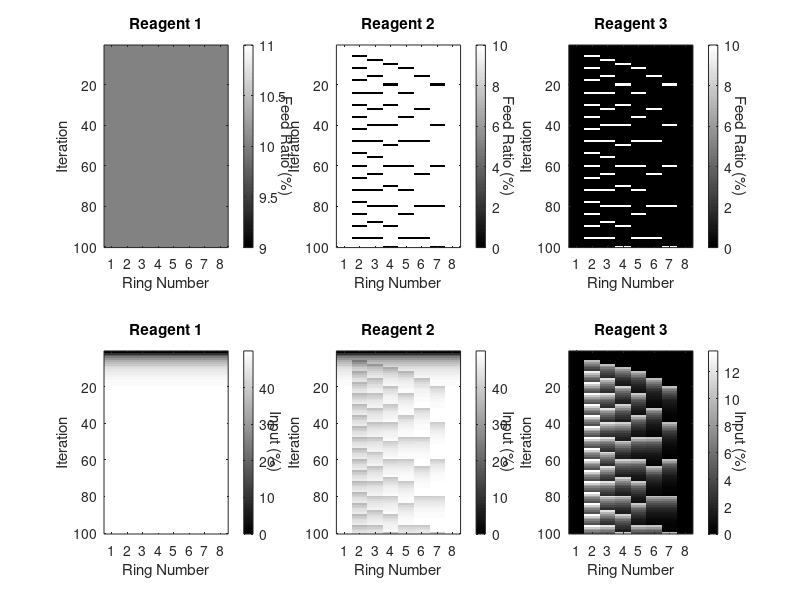

Write the MATLAB code that produced this figure.
clear all
close all
%% initialize

numIter=100; % number of iterations
numRings=8; % number of reactors
numReagents=3; % number of reagents

feedRatio=zeros(numIter,numRings,numReagents); % feed ratio for each step and reactor and reagent
input=zeros(numIter,numRings,numReagents); % input kinetics

RR=20; % total refresh ratio for each step

reagentPorts=[3,5,7]; % ports with reagents
waterPort=1;
reagentLogic=[0,-1,1]; % 0: no input, 1: periodic input, -1: anti-input to fill volume

ringInPeriod=[0,6,8,10,12,16,20,0];
%% generate feed matrix
for i=1:numIter
    for r=1:numRings
        for s=1:numReagents
            if reagentLogic(s)==1 && (~mod(i,ringInPeriod(r)))
                feedRatio(i,r,s)=RR/2;
            elseif reagentLogic(s)==-1 && (mod(i,ringInPeriod(r)))
                feedRatio(i,r,s)=RR/2;
            elseif reagentLogic(s)==0
                feedRatio(i,r,s)=RR/2;
            end
        end
    end
end

%% forward compute input kinetics
updateRule=@(RR,n,feed) (100-RR)/100*n + feed/100;
for i=2:numIter
    for r=1:numRings
        for s=1:numReagents
            input(i,r,s)=updateRule(RR,input(i-1,r,s),feedRatio(i,r,s));
        end
    end
end

%% plot feed matrix
colormap('gray')
figure(1)
for s=1:numReagents
    subplot(2,numReagents,s)
    imagesc(squeeze(feedRatio(:,:,s)))
    title(sprintf('Reagent %d',s))
    xticks(1:numRings)
    xlabel('Ring Number')
    ylabel('Iteration')
    hcb=colorbar;
    ylabel(hcb,'Feed Ratio (%)','Rotation',270)
end


for s=1:numReagents
    subplot(2,numReagents,s+numReagents)
    imagesc(squeeze(input(:,:,s))*100)
    title(sprintf('Reagent %d',s))
    xticks(1:numRings)
    xlabel('Ring Number')
    ylabel('Iteration')
    hcb=colorbar;
    ylabel(hcb,'Input (%)','Rotation',270)
end


%% feed matrix into xml
iterationStart=@(xml,id,iterations) [xml,...
    sprintf('<IterationStart>\n<ID>%d</ID>\n<Iterations>%d</Iterations>\n</IterationStart>\n',id,iterations)];
iterationEnd=@(xml,id) [xml,sprintf('<IterationEnd>%d</IterationEnd>\n',id)];
feed=@(xml,ratio,ring) [xml,...
    sprintf('<Feed>\n<Ratio>%.1f</Ratio>\n<Ring>%d</Ring>\n</Feed>\n',ratio,ring)];
flushFeed=@(xml,port,cycles) [xml,...
    sprintf('<FlushFeed>\n<ReagentNr>%d</ReagentNr>\n<Cycles>%d</Cycles>\n</FlushFeed>\n',port,cycles)];
changeReagent=@(xml,duration,reagentNr) [xml,...
    sprintf('<ChangeReagent>\n<Duration>'),duration,sprintf('</Duration>\n<ReagentNr>%d</ReagentNr>\n</ChangeReagent>\n',reagentNr)];
mix=@(xml,duration) [xml,'<Mix>',duration,sprintf('</Mix>\n')];
acquire=@(xml) [xml,sprintf('<Acquire/>\n')];

xml=[];

for i=1:numIter
    xml=iterationStart(xml,i,1);
    %reagents
    for s=1:numReagents
        xml=flushFeed(xml,reagentPorts(s),100);
        %rings
        for r=1:numRings
            xml=feed(xml,feedRatio(i,r,s),r);
        end
    end
    %mix and acquire
    xml=changeReagent(xml,'00:00:30',waterPort);
    xml=mix(xml,'00:07:30');
    xml=acquire(xml);
    xml=iterationEnd(xml,i);
end

fid = fopen('test.xml','wt');
fprintf(fid, xml);
fclose(fid);

